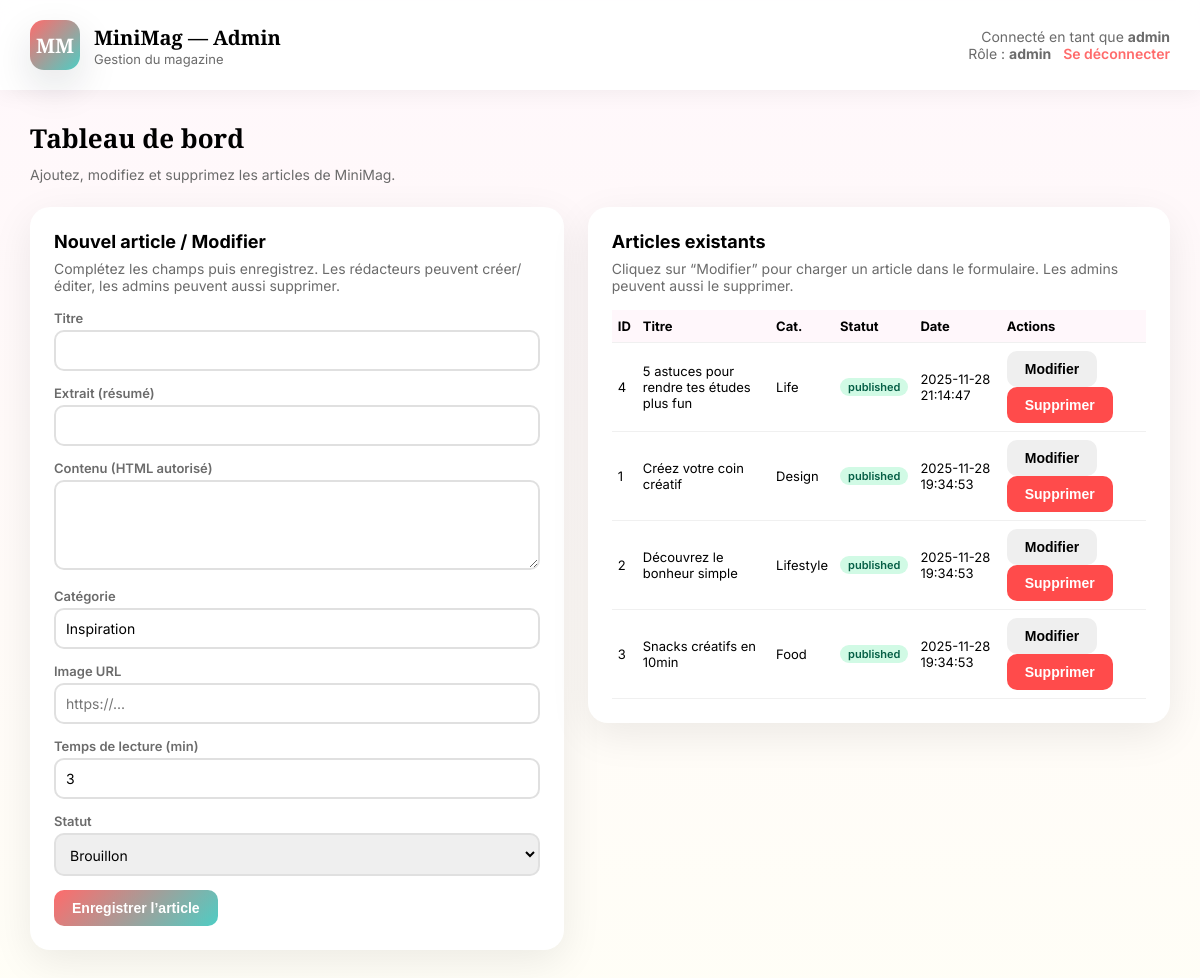
Page /admin/dashboard.php (signed in) on the committed database.
### tables this page shows
CREATE TABLE `articles` (
  `id` int(11) NOT NULL,
  `title` varchar(255) NOT NULL,
  `excerpt` text DEFAULT NULL,
  `content` longtext DEFAULT NULL,
  `image_url` varchar(500) DEFAULT NULL,
  `category` varchar(100) DEFAULT NULL,
  `reading_time` int(11) DEFAULT NULL,
  `publication_date` datetime DEFAULT current_timestamp(),
  `status` varchar(20) DEFAULT 'published'
);

### admin/dashboard.php (the view, shortened to what this page needs)
<?php
$role = $_SESSION['role'] ?? 'editor';
$database = new Database();
$db = $database->getConnection();
$stmt = $db->prepare("SELECT * FROM articles ORDER BY publication_date DESC");
$stmt->execute();
$articles = $stmt->fetchAll(PDO::FETCH_ASSOC);
?>
<!doctype html>
<html lang="fr">
<head>
</head>
<body>
  <header class="mag-header">
    <div class="mag-logo">
      <div class="mark">MM</div>
      <div>
        <h1>MiniMag — Admin</h1>
        <div style="font-size:13px;color:var(--muted)">Gestion du magazine</div>
      </div>
    </div>
    <div class="user-info">
      Connecté en tant que <strong><?php echo htmlspecialchars($_SESSION['username']); ?></strong><br>
      Rôle : <strong><?php echo htmlspecialchars($role); ?></strong>
      <a href="logout.php" class="logout-link">Se déconnecter</a>
    </div>
  </header>
  <main class="admin-main">
    <h2 class="section-title">Tableau de bord</h2>
    <p class="section-sub">Ajoutez, modifiez et supprimez les articles de MiniMag.</p>
    <div class="admin-grid">
      <section class="card">
        <h3>Nouvel article / Modifier</h3>
        <p>Complétez les champs puis enregistrez. Les rédacteurs peuvent créer/éditer, les admins peuvent aussi supprimer.</p>
        <form method="post">
          <div class="form-group">
            <label for="title">Titre</label>
            <input type="text" name="title" id="title" required>
          </div>
          <div class="form-group">
            <label for="excerpt">Extrait (résumé)</label>
            <input type="text" name="excerpt" id="excerpt" required>
          </div>
          <div class="form-group">
            <label for="content">Contenu (HTML autorisé)</label>
            <textarea name="content" id="content" required></textarea>
          </div>
          <div class="form-group">
            <label for="category">Catégorie</label>
            <input type="text" name="category" id="category" value="Inspiration">
          </div>
          <div class="form-group">
            <label for="image_url">Image URL</label>
            <input type="text" name="image_url" id="image_url" placeholder="https://...">
          </div>
          <div class="form-group">
            <label for="reading_time">Temps de lecture (min)</label>
            <input type="number" name="reading_time" id="reading_time" value="3" min="1">
          </div>
          <div class="form-group">
            <label for="status">Statut</label>
            <select name="status" id="status">
              <option value="draft">Brouillon</option>
            </select>
          </div>
          <button type="submit" class="btn btn-primary">Enregistrer l’article</button>
        </form>
      </section>
      <section class="card">
        <h3>Articles existants</h3>
        <p>Cliquez sur “Modifier” pour charger un article dans le formulaire.<?php if ($role === 'admin'): ?> Les admins peuvent aussi le supprimer.<?php endif; ?></p>
        <div style="max-height:450px;overflow:auto;">
          <table>
            <thead>
              <tr>
                <th>ID</th>
                <th>Titre</th>
                <th>Cat.</th>
                <th>Statut</th>
                <th>Date</th>
                <th>Actions</th>
              </tr>
            </thead>
            <tbody>
              <?php foreach ($articles as $a): ?>
                <tr data-article='<?php echo json_encode([
                  "id"=>$a["id"],
                  "title"=>$a["title"],
                  "excerpt"=>$a["excerpt"],
                  "content"=>$a["content"],
                  "category"=>$a["category"],
                  "image_url"=>$a["image_url"],
                  "reading_time"=>$a["reading_time"],
                  "status"=>$a["status"]
                ], JSON_HEX_TAG | JSON_HEX_APOS | JSON_HEX_AMP | JSON_HEX_QUOT); ?>'>
                  <td><?php echo (int)$a['id']; ?></td>
                  <td><?php echo htmlspecialchars($a['title']); ?></td>
                  <td><?php echo htmlspecialchars($a['category']); ?></td>
                  <td>
                    <span class="badge <?php echo $a['status']==='published'?'badge-published':'badge-draft'; ?>">
                      <?php echo htmlspecialchars($a['status']); ?>
                    </span>
                  </td>
                  <td><?php echo htmlspecialchars($a['publication_date']); ?></td>
                  <td>
                    <button type="button" class="btn" onclick="loadArticle(this)">Modifier</button>
                    <?php if ($role === 'admin'): ?>
                      <form method="post" style="display:inline" onsubmit="return confirm('Supprimer cet article ?');">
                        <button type="submit" class="btn btn-danger">Supprimer</button>
                      </form>
                    <?php endif; ?>
                  </td>
                </tr>
              <?php endforeach; ?>
            </tbody>
          </table>
        </div>
      </section>
    </div>
  </main>
</body>
</html>

### admin/dashboard.php (style rules this page uses)
:root { --bg1:#fff7fb; --bg2:#fffef6; --muted:#6b6b6b; --p1:#ff6b6b; --p2:#4ecdc4; }
* { box-sizing:border-box;margin:0;padding:0 }
body { min-height:100vh; background:linear-gradient(180deg,var(--bg1),var(--bg2)); font-family:'Inter',system-ui,sans-serif; }
.mag-header { display:flex;align-items:center;justify-content:space-between; padding:20px 30px;background:rgba(255,255,255,0.9); backdrop-filter:blur(10px); box-shadow:0 4px 20px rgba(0,0,0,0.05);position:sticky;top:0;z-index:100; }
.mag-logo { display:flex;align-items:center;gap:14px; }
.mag-logo .mark { width:50px;height:50px;border-radius:14px; background:linear-gradient(135deg,var(--p1),var(--p2)); display:flex;align-items:center;justify-content:center; color:white;font-weight:900;font-family:'Playfair Display',serif; font-size:20px;box-shadow:0 16px 40px rgba(16,24,40,0.12); }
.mag-logo h1 { font-family:'Playfair Display',serif;font-size:20px }
.user-info { font-size:14px;color:var(--muted);text-align:right }
.logout-link { color:var(--p1);text-decoration:none;font-weight:600; margin-left:8px; }
.admin-main { max-width:1200px;margin:30px auto;padding:0 30px 60px; }
.section-title { font-family:'Playfair Display',serif; font-size:26px;font-weight:800;margin-bottom:10px; }
.section-sub { font-size:14px;color:var(--muted);margin-bottom:24px }
.admin-grid { display:grid;grid-template-columns:1.1fr 1.2fr;gap:24px;align-items:flex-start; }
.card { background:white;border-radius:20px;padding:24px; box-shadow:0 12px 40px rgba(0,0,0,0.08); }
.card h3 { font-size:18px;margin-bottom:8px }
.card p { font-size:14px;color:var(--muted);margin-bottom:16px }
.form-group { margin-bottom:14px }
label { display:block;margin-bottom:4px;font-size:13px;font-weight:600;color:var(--muted) }
input,textarea,select { width:100%;padding:10px;border-radius:10px; border:2px solid #e0e0e0;font-family:inherit;font-size:14px; }
textarea { min-height:90px }
.btn { border:0;border-radius:10px;padding:10px 18px; font-size:14px;font-weight:600;cursor:pointer; }
.btn-primary { background:linear-gradient(135deg,var(--p1),var(--p2));color:white; }
.btn-danger { background:#ff4b4b;color:white; }
table { width:100%;border-collapse:collapse;font-size:13px; }
th,td { padding:8px 6px;border-bottom:1px solid #f0f0f0;text-align:left }
th { background:#fff7fb;font-weight:700 }
.badge { display:inline-block;padding:2px 8px;border-radius:999px; font-size:11px;font-weight:600; }
.badge-published { background:#d1fae5;color:#065f46; }

### rows in the picture
articles: id "4", title "5 astuces pour rendre tes études plus fun", category "Life", status "published", publication_date "2025-11-28 21:14:47"
articles: id "1", title "Créez votre coin créatif", category "Design", status "published", publication_date "2025-11-28 19:34:53"
articles: id "2", title "Découvrez le bonheur simple", category "Lifestyle", status "published", publication_date "2025-11-28 19:34:53"
articles: id "3", title "Snacks créatifs en 10min", category "Food", status "published", publication_date "2025-11-28 19:34:53"

### other values in the picture
$_SESSION['username'] "admin"
$role "admin"
